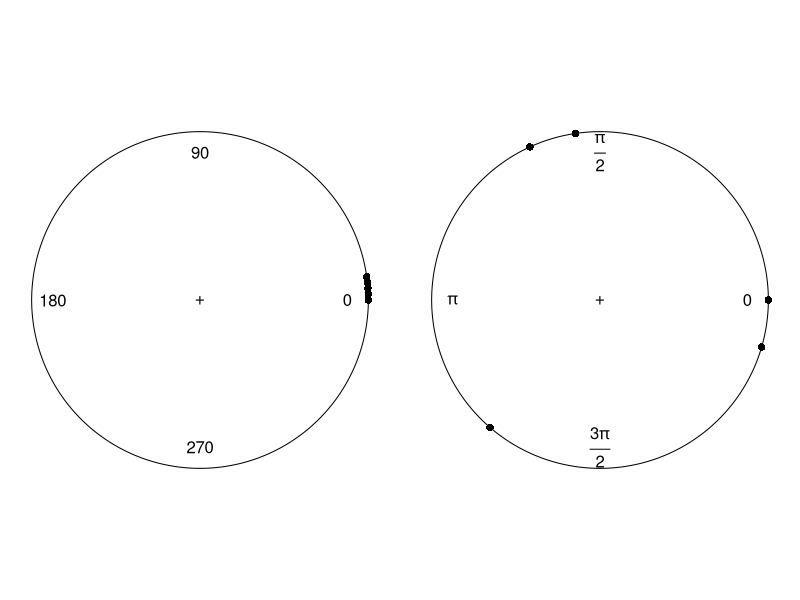

Here is the R script that generated this plot:
## ---- chunk 1
knitr::opts_chunk$set(echo = TRUE)
library(circular)
## ---- chunk 2
data.deg <- as.circular(c(0, 2, 4, 6, 8), units = "degrees")
data.rad <- as.circular(c(0, 2, 4, 6, 8), units = "radians")
## ---- chunk 3
par(mfrow = c(1,2), mar = c(1,1,1,1))
plot(data.deg, main = "", shrink = 0.9, tol = 0.1)
plot(data.rad, main = "", shrink = 0.9, tol = 0.1)
## ---- chunk 4
mean(data.rad)
## ---- chunk 5
mean_rad <- mean(data.rad)
## ---- chunk 6
rho.circular(data.rad)
## ---- chunk 7
var(data.rad)
## ---- chunk 8
sd(data.rad)
## ---- chunk 9
conversion.circular(sd(data.rad), units = "degrees")
